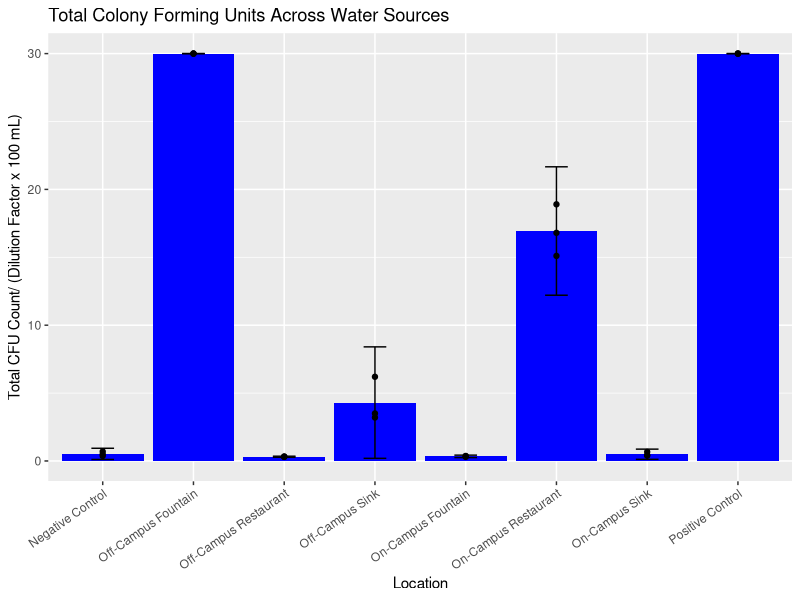
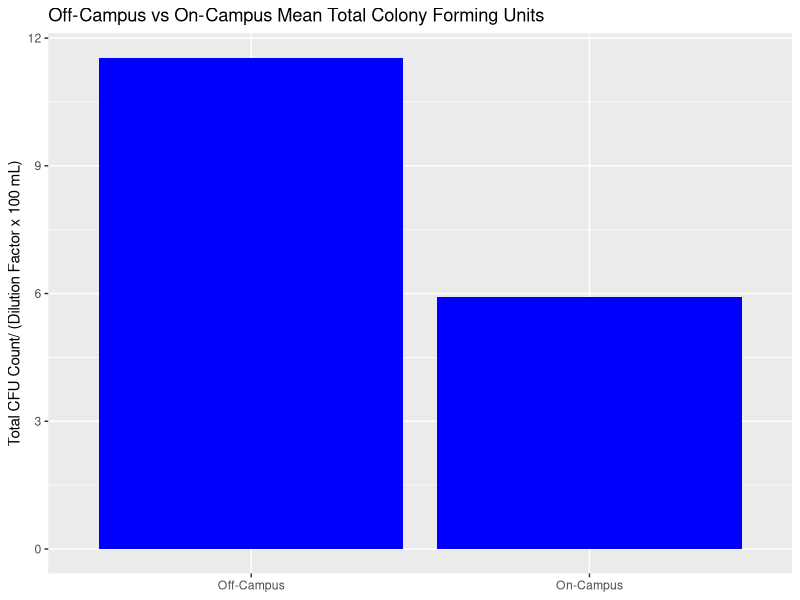
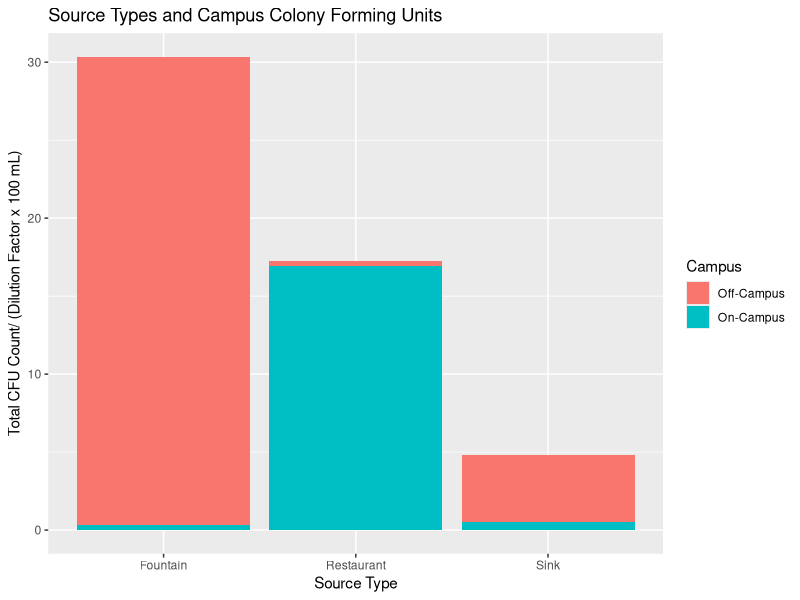

Source code (R) for these figures, in order:
## ---- chunk 1
library(tidyverse)
library(matrixStats)

results <- data.frame(location = c("Negative Control", "Off-Campus Fountain", "On-Campus Fountain", "Off-Campus Sink", "On-Campus Sink", "Off-Campus Restaurant", "On-Campus Restaurant", "Positive Control"), total_cfu_count_rep1 = c(0.37, 30, 0.35, 3.5, 0.39, 0.30, 16.8, 30), total_cfu_count_rep2 = c(0.50, 30, 0.37, 3.2, 0.43, 0.33, 18.9, 30), total_cfu_count_rep3 = c(0.70, 30, 0.30, 6.2, 0.67, 0.31, 15.1, 30))

results$total_cfu_mean <- rowMeans(results[,2:4], na.rm = TRUE)
results <- results %>%
  mutate(total_cfu_sd = rowSds(as.matrix(.[c("total_cfu_count_rep1", "total_cfu_count_rep2", "total_cfu_count_rep3")]))) %>%
  mutate(total_cfu_se = total_cfu_sd/sqrt(3))

results <- results %>%
  mutate(campus = case_when(
    str_detect(location, "^On-Campus") ~ "On-Campus",
    str_detect(location, "^Off-Campus") ~ "Off-Campus",
    str_detect(location, "Control$") ~ "Control")) %>% mutate(source = case_when(
    str_detect(location, "Fountain") ~ "Fountain",
    str_detect(location, "Sink") ~ "Sink",
    str_detect(location, "Restaurant") ~ "Restaurant",
    str_detect(location, "Control$") ~ "Control"
  ))

## ---- chunk 2
t.score <- qt(0.025, df = 2, lower.tail = F)

results %>%
  ggplot() +
  geom_bar(aes(x = location, y = total_cfu_mean), stat = "identity", fill = "blue") +
  geom_point(aes(x = location, y = total_cfu_count_rep1)) +
  geom_point(aes(x = location, y = total_cfu_count_rep2)) +
  geom_point(aes(x = location, y = total_cfu_count_rep3)) +
  geom_errorbar(aes(x= location, ymin = total_cfu_mean - (t.score * total_cfu_se), ymax = total_cfu_mean + (t.score * total_cfu_se)), width = 0.25) +
  theme(axis.text.x = element_text(angle = 35, hjust = 1)) +
  labs(title = "Total Colony Forming Units Across Water Sources", x = "Location", y = "Total CFU Count/ (Dilution Factor x 100 mL)")
## ---- chunk 3
results %>%
  filter(campus != "Control") %>%
  group_by(campus) %>%
  summarise(campus_mean_cfu = mean(total_cfu_mean)) %>%
  ggplot(aes(x = campus, y = campus_mean_cfu, fill = source)) +
  geom_bar(position = "stack", stat="identity", fill = "blue") +
  theme(axis.title.x = element_blank()) +
  labs(title = "Off-Campus vs On-Campus Mean Total Colony Forming Units", y = "Total CFU Count/ (Dilution Factor x 100 mL)")

results %>%
  ungroup()
## ---- chunk 4
results %>%
  filter(campus != "Control") %>%
  ggplot(aes(x= source, y=total_cfu_mean, fill = campus)) +
  geom_bar(position = "stack", stat = "identity") +
  labs(title = "Source Types and Campus Colony Forming Units", x = "Source Type", y = "Total CFU Count/ (Dilution Factor x 100 mL)", fill = "Campus")
## ---- chunk 5

